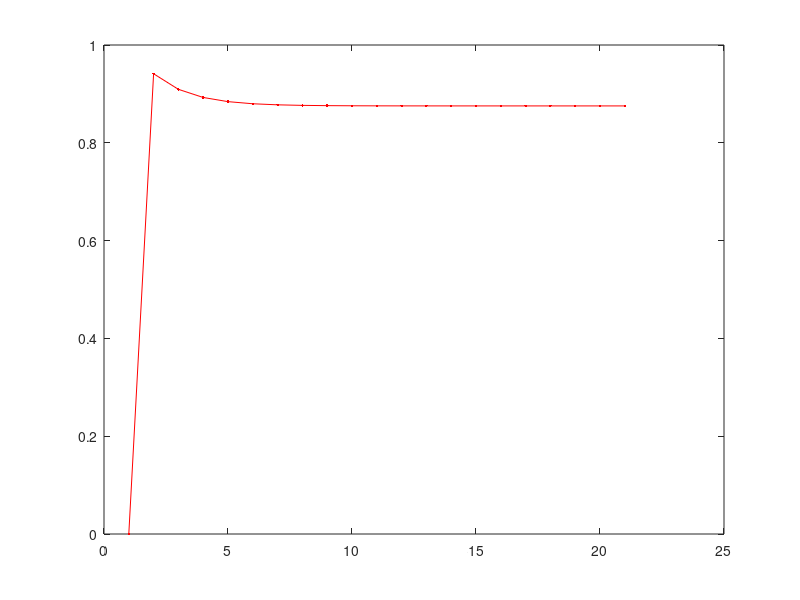

Reproduce this figure in MATLAB.
clear
clc
% False Position Method to find the root of a function
% f: Function handle for the polynomial
% tolreance: Tolerance for the root
% maxIterations: Maximum number of iterations

% Define the polynomial function as anonymous functions
f = @(x) x^3 - 7 * x^2 + 14.5 * x - 8;

% Initial interval [a,b]
a = 0.0;
b = 1.0;

% Tolerance and maximum number of iterations
tolerance = 1e-6;
maxIterations = 100;

root=[a];
if f(a) * f(b) > 0 
    error('The function must have different signs at a and b');
end
for i = 1:maxIterations 
    % Calculate the false position
    c = b - (f(b) * (b - a)) / (f(b) - f(a));
    %c = (f(b) * a) - (b * f(a)) / (f(b) - f(a));
    root=[root,c];
    display(['The root is: ', num2str(root(end))]);
    % Check for convergence 
    if abs(f(c)) < tolerance 
        break;
    end
    % Update the interval
    if f(a) * f(c) < 0 
        b = c;
    else
        a = c; 
    end
end

% Display the root
plot(root,'-r.')
fprintf('\n');
disp(['The root is: ', num2str(root(end))]);